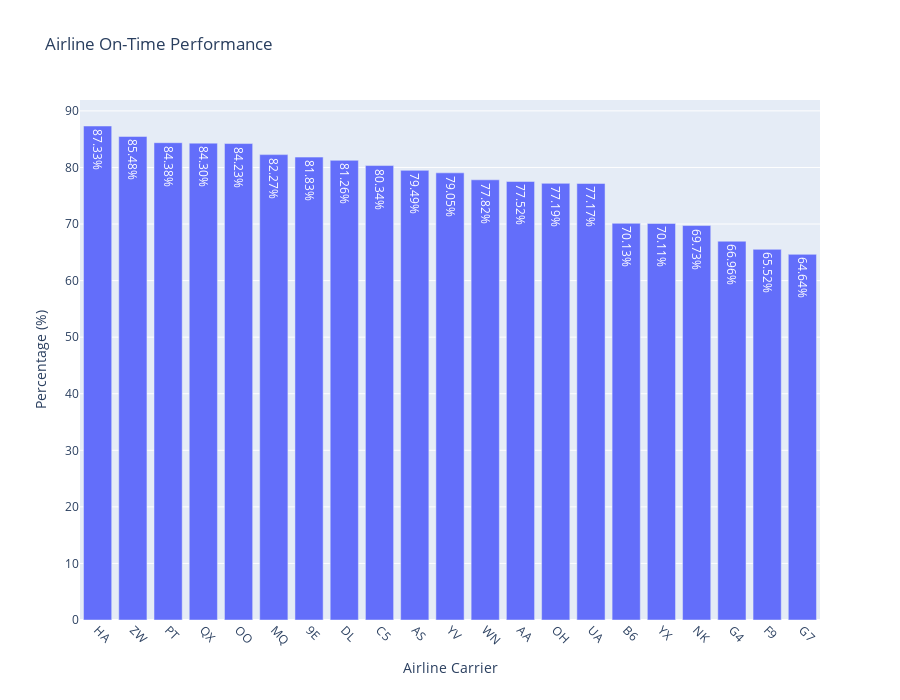

The notebook cell this image was saved under:
### Markdown cell above
### Bar plot for Airline with best on-time performance

### Code cell
airline_on_time_performance = flight_status_df[flight_status_df.STATUS == 'On-Time'].sort_values('PERCENTAGE',ascending=False)

fig=px.bar(airline_on_time_performance, 
           x=airline_on_time_performance.OP_UNIQUE_CARRIER, 
           y=airline_on_time_performance.PERCENTAGE, title="Airline On-Time Performance", 
           text=airline_on_time_performance.PERCENTAGE.apply(lambda x: '{0:1.2f}%'.format(x)),
           labels=dict(OP_UNIQUE_CARRIER="Airline Carrier", PERCENTAGE="Percentage (%)"))
fig.update_xaxes(tickangle=45)
fig.update_layout(autosize=False,width=900, height=700)

### Figure 1 — Plotly figure (JSON) as saved in the notebook; plotly's stock layout.template omitted (floating-point values rounded to 4 significant figures)
{"data": [{"alignmentgroup": "True", "hovertemplate": "Airline Carrier=%{x}<br>Percentage (%)=%{y}<br>text=%{text}<extra></extra>", "legendgroup": "", "marker": {"color": "#636efa", "pattern": {"shape": ""}}, "name": "", "offsetgroup": "", "orientation": "v", "showlegend": false, "text": ["87.33%", "85.48%", "84.38%", "84.30%", "84.23%", "82.27%", "81.83%", "81.26%", "80.34%", "79.49%", "79.05%", "77.82%", "77.52%", "77.19%", "77.17%", "70.13%", "70.11%", "69.73%", "66.96%", "65.52%", "64.64%"], "textposition": "auto", "type": "bar", "x": ["HA", "ZW", "PT", "QX", "OO", "MQ", "9E", "DL", "C5", "AS", "YV", "WN", "AA", "OH", "UA", "B6", "YX", "NK", "G4", "F9", "G7"], "xaxis": "x", "y": [87.33, 85.48, 84.38, 84.3, 84.23, 82.27, 81.83, 81.26, 80.34, 79.49, 79.05, 77.82, 77.52, 77.19, 77.17, 70.13, 70.11, 69.73, 66.96, 65.52, 64.64], "yaxis": "y"}], "layout": {"autosize": false, "barmode": "relative", "height": 700, "legend": {"tracegroupgap": 0}, "title": {"text": "Airline On-Time Performance"}, "width": 900, "xaxis": {"anchor": "y", "domain": [0, 1], "tickangle": 45, "title": {"text": "Airline Carrier"}}, "yaxis": {"anchor": "x", "domain": [0, 1], "title": {"text": "Percentage (%)"}}}}
